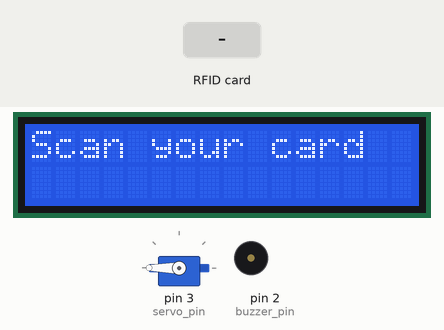
This sketch was run on a simulated Arduino Uno, built with avr-gcc and run on an emulated ATmega328P. Parts: servo, 16×2 character LCD, buzzer (waves = sounding, pin HIGH). Inputs (shaded band) come from the test bench. Pins used as bus, display or sensor lines are not drawn; what the sketch prints to the serial monitor is not drawn.

Above: at 1.3 s.
1.4 s: RFID card 5E 7A 19 C4 held to the reader
At 1.9 s:
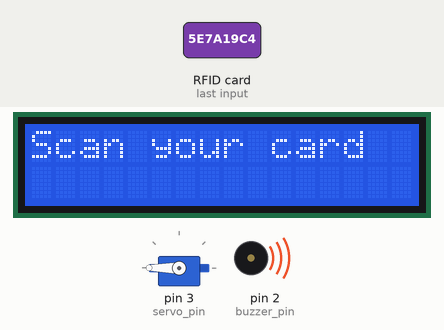
At 4.2 s:
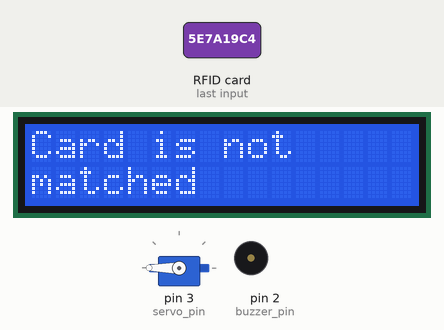
Timing chart, 0 to 5.7 s (numbered marks = the images above; inputs shaded):
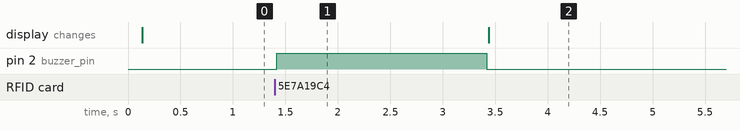

The sketch:

code.ino
```cpp
#include <SPI.h>
#include <MFRC522.h>
#include <Wire.h>
#include <LiquidCrystal_I2C.h>
#include <Keypad.h>
#include <Servo.h>


#define RST_PIN 9
#define SS_PIN 10
byte accessUID[4] = { 0xC1, 0xB5, 0xF5, 0x19 };  //Change the UID according to the tag
byte recordUID[4];
MFRC522 mfrc522(SS_PIN, RST_PIN);                //Create MFRC522 instance
LiquidCrystal_I2C lcd(0x27, 16, 2);              //Create LCD instance
Servo sg90;                                      //Create servo instance
const int servo_pin = 3;                         //Servo's signal pin
const int buzzer_pin = 2;                        //Buzzer pin
const byte ROWS = 4;                             //four rows
const byte COLS = 4;                             //four columns
//define the cymbols on the buttons of the keypads
char hexaKeys[ROWS][COLS] = {
  { '1', '2', '3', 'A'},
  { '4', '5', '6', 'B'},
  { '7', '8', '9', 'C'},
  { '*', '0', '#', 'D'}
};
byte rowPins[ROWS] = { 4, 8, 7, 6 };  //connect to the row pinouts of the keypad
byte colPins[COLS] = { 5, A1, A2, A0};  //connect to the column pinouts of the keypad

//initialize an instance of class NewKeypad
Keypad customKeypad = Keypad(makeKeymap(hexaKeys), rowPins, colPins, ROWS, COLS);
char customKey;  //Stores the character for pressed key

const int Password_Length = 4;  //4 character password
char Data[Password_Length];
const char Master[Password_Length] = "1A2B";
byte data_count = 0;

void setup() {
  Serial.begin(9600);                 // Initialize serial communications with the PC
  SPI.begin();                        // Init SPI bus
  mfrc522.PCD_Init();                 // Init MFRC522
  delay(4);                           // Optional delay. Some board do need more time after init to be ready, see Readme
  mfrc522.PCD_DumpVersionToSerial();  // Show details of PCD - MFRC522 Card Reader details
  Serial.println(F("Scan the card"));
  sg90.attach(servo_pin);
  sg90.write(180);
  lcd.backlight();
  lcd.init();
  lcd.backlight();
  lcd.clear();
  lcd.setCursor(0,0);
  lcd.print("Scan your card");
  pinMode(buzzer_pin, OUTPUT);
}

void loop() {
  // Reset the loop if no new card present on the sensor/reader. This saves the entire process when idle.
  if (!mfrc522.PICC_IsNewCardPresent()) {
    return;
  }

  // See if the data has been read successfully
  if (!mfrc522.PICC_ReadCardSerial()) {
    return;
  }

  recordUID[0] = mfrc522.uid.uidByte[0];
  recordUID[1] = mfrc522.uid.uidByte[1];
  recordUID[2] = mfrc522.uid.uidByte[2];
  recordUID[3] = mfrc522.uid.uidByte[3];


  //See if UID matches the saved UID C1 B5 F5 19
  if (recordUID[0] == accessUID[0] && recordUID[1] == accessUID[1] && recordUID[2] == accessUID[2] && recordUID[3] == accessUID[3]) {
    Serial.println("Card Matched");
      //Update the recordUID byte with UID scanned
      //If card is matched we need to enter the password
      lcd.clear();
      lcd.setCursor(0,0);
      lcd.print("Enter Password");
      lcd.setCursor(0,1);

      while(true){
        //Keep on continuously checking if there is a character is pressed
        customKey = customKeypad.getKey();
        if(customKey){
          //If a character is pressed save it in Data array and print a '*' on LCD
          lcd.print("*");
          Data[data_count] = customKey;
          data_count++;
        }
        if(data_count == Password_Length){
          //Break the loop when required no. of characters are pressed
          break;
        }
      }

        if (!strcmp(Data, Master)) {
          //If Data array matches Master array unlock the servo for 10 seconds
          lcd.clear();
          lcd.setCursor(0,0);
          lcd.print("Password Matched");
          sg90.write(90);
          delay(10000);
          sg90.write(180);
          lcd.clear();
          lcd.setCursor(0,0);
          lcd.print("Scan your card");
          }
        else {
          //If Data array doesn't match Master array activate the buzzer for two seconds
          lcd.clear();
          lcd.setCursor(0,0);
          lcd.print("Password");
          lcd.setCursor(0,1);
          lcd.print("not matched");
          digitalWrite(buzzer_pin, HIGH);
          delay(2000);
          digitalWrite(buzzer_pin, LOW);
          lcd.clear();
          lcd.setCursor(0,0);
          lcd.print("Scan your card");
        }
    }
    else{
      //If UID doesn't match activate the buzzer of 2 seconds
      digitalWrite(buzzer_pin, HIGH);
      delay(2000);
      digitalWrite(buzzer_pin, LOW);
      lcd.clear();
      lcd.setCursor(0,0);
      lcd.print("Card is not");
      lcd.setCursor(0,1);
      lcd.print("matched");
      delay(5000);
      lcd.clear();
      lcd.setCursor(0,0);
      lcd.print("Scan your card");
    }

  // Clear Data array and LCD display
    clearData();

  mfrc522.PICC_HaltA();
}


void clearData() {
  // Go through array and clear data
  while (data_count != 0) {
    Data[data_count--] = 0;
  }
  return;
}
```

Measured:
- after the input at 1.4 s, pin 2 (buzzer_pin): LOW → HIGH at once, → LOW 2.0 s later
